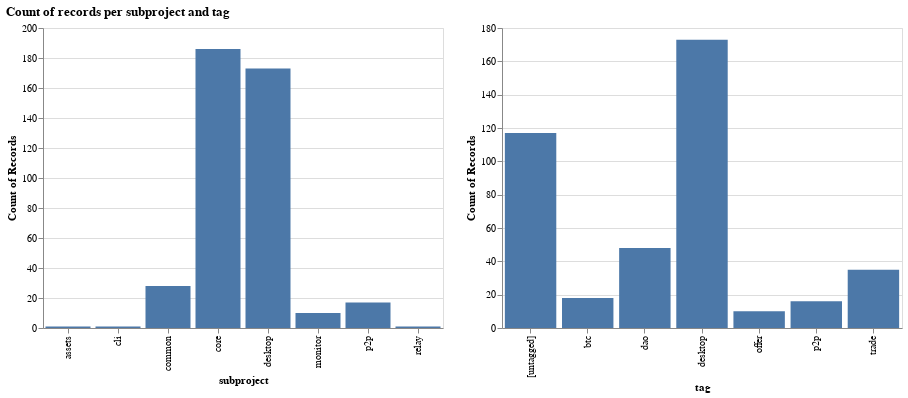

The notebook cell saved with this chart:
### Code cell
df |>
@vlplot(
    title="Count of records per subproject and tag",
    repeat={column=[:subproject, :tag]}) +
@vlplot(
    :bar,
    width=400,
    x={field={repeat=:column},type=:nominal},
    y="count()",
)

### Figure 1 — Vega-Lite specification as saved in the notebook (floating-point values rounded to 4 significant figures; data arrays with more than 128 entries replaced by an {"elided": "..."} marker saying what was removed)
{"data": {"values": {"elided": "417 records"}}, "repeat": {"column": ["subproject", "tag"]}, "spec": {"encoding": {"x": {"field": {"repeat": "column"}, "type": "nominal"}, "y": {"aggregate": "count", "type": "quantitative"}}, "mark": "bar", "width": 400}, "title": "Count of records per subproject and tag"}
